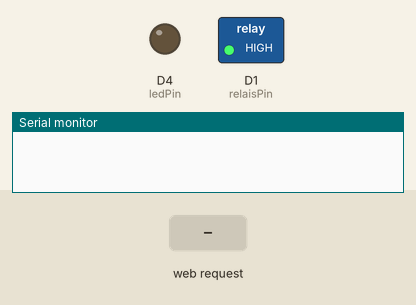
Bench run of a sketch on a simulated ESP8266 (NodeMCU). On the bench: switched loads named in the sketch (green lamp = pin HIGH), output pins drawn as LEDs (lit = HIGH), the last lines printed to the serial monitor. The inputs (shaded band) are chosen by the test bench.

Above: at 1.2 s.
1.3 s: HTTP request GET /FUNCTION1ON received
At 2.7 s:
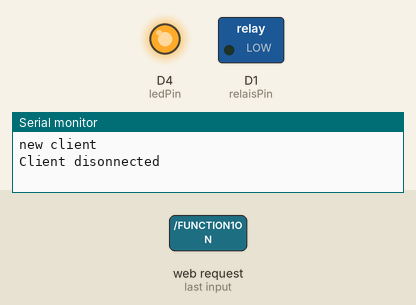
Timing chart, 0 to 10.3 s (numbered marks = the images above; inputs shaded):
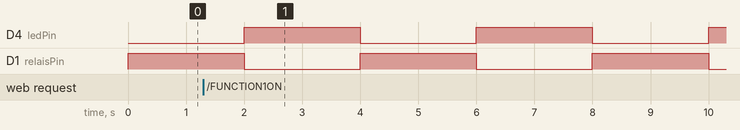

Measured:
- by itself, D4 (ledPin), D1 (relaisPin): alternates HIGH for 2.0 s and LOW for 2.0 s

The sketch:

ESP_WebServerAP.ino
```cpp
/*--------------------------------------------------
  HTTP 1.1 Webserver as AccessPoint for ESP8266
  for ESP8266 adapted Arduino IDE

  by Stefan Thesen 08/2015 - free for anyone

  Does HTTP 1.1 with defined connection closing.
  Handles empty requests in a defined manner.
  Handle requests for non-exisiting pages correctly.

  This demo allows to switch two functions:
  Function 1 creates serial output and toggels GPIO2
  Function 2 just creates serial output.

  Serial output can e.g. be used to steer an attached
  Arduino, Raspberry etc.
  --------------------------------------------------*/

//#include <Arduino.h>
#include <ESP8266WiFi.h>
#include <ESP8266WebServer.h>

const char* ssid = "ESP-FogMachine";
const char* password = "Fog54321";  // set to "" for open access point w/o passwortd

unsigned long ulReqcount;

// Generally, you should use "unsigned long" for variables that hold time
// The value will quickly become too large for an int to store
unsigned long previousMillis = 0;        // will store last time LED was updated

// constants won't change:
const int ledPin = D4;
const int relaisPin = D1;

// Variables will change:
int ledState = LOW;             // ledState used to set the LED
int mode = 1;
long onInterval = 2000;           // interval at which to blink (milliseconds)
long offInterval = 2000;           // interval at which to blink (milliseconds)

// Create an instance of the server on Port 80
WiFiServer server(80);

void setup()
{
  // setup globals
  ulReqcount = 0;

  // prepare GPIOs
  pinMode(ledPin, OUTPUT);
  pinMode(relaisPin, OUTPUT);
  digitalWrite(ledPin, 0);
  digitalWrite(relaisPin, 1);

  // start serial
  Serial.begin(9600);
  delay(1);

  // AP mode
  WiFi.mode(WIFI_AP);
  WiFi.softAP(ssid, password);
  server.begin();
}

void loop()
{
  // check to see if it's time to blink the LED; that is, if the difference
  // between the current time and last time you blinked the LED is bigger than
  // the interval at which you want to blink the LED.
  unsigned long currentMillis = millis();

  if (mode) {
    if (ledState == LOW) {
      if (currentMillis - previousMillis >= onInterval) {
        // save the last time you blinked the LED
        previousMillis = currentMillis;
        ledState = HIGH;
      }
      // set the LED with the ledState of the variable:
      digitalWrite(ledPin, ledState);
      digitalWrite(relaisPin, !ledState);
    }
    else if (ledState == HIGH) {
      if (currentMillis - previousMillis >= offInterval) {
        // save the last time you blinked the LED
        previousMillis = currentMillis;
        ledState = LOW;
      }
      // set the LED with the ledState of the variable:
      digitalWrite(ledPin, ledState);
      digitalWrite(relaisPin, !ledState);
    }
  }

  // Check if a client has connected
  WiFiClient client = server.available();
  if (!client)
  {
    return;
  }

  // Wait until the client sends some data
  Serial.println("new client");
  unsigned long ultimeout = millis() + 250;
  while (!client.available() && (millis() < ultimeout) )
  {
    delay(1);
  }
  if (millis() > ultimeout)
  {
    Serial.println("client connection time-out!");
    return;
  }

  // Read the first line of the request
  String sRequest = client.readStringUntil('\r');
  //Serial.println(sRequest);
  client.flush();

  // stop client, if request is empty
  if (sRequest == "")
  {
    Serial.println("empty request! - stopping client");
    client.stop();
    return;
  }

  // get path; end of path is either space or ?
  // Syntax is e.g. GET /?pin=MOTOR1STOP HTTP/1.1
  String sPath = "", sParam = "", sCmd = "";
  String sGetstart = "GET ";
  int iStart, iEndSpace, iEndQuest;
  iStart = sRequest.indexOf(sGetstart);
  if (iStart >= 0)
  {
    iStart += +sGetstart.length();
    iEndSpace = sRequest.indexOf(" ", iStart);
    iEndQuest = sRequest.indexOf("?", iStart);

    // are there parameters?
    if (iEndSpace > 0)
    {
      if (iEndQuest > 0)
      {
        // there are parameters
        sPath  = sRequest.substring(iStart, iEndQuest);
        sParam = sRequest.substring(iEndQuest, iEndSpace);
      }
      else
      {
        // NO parameters
        sPath  = sRequest.substring(iStart, iEndSpace);
      }
    }
  }

  ///////////////////////////////////////////////////////////////////////////////
  // output parameters to serial, you may connect e.g. an Arduino and react on it
  ///////////////////////////////////////////////////////////////////////////////
  if (sParam.length() > 0)
  {
    int iEqu = sParam.indexOf("=");
    if (iEqu >= 0)
    {
      sCmd = sParam.substring(iEqu + 1, sParam.length());
      Serial.println(sCmd);
    }
  }


  ///////////////////////////
  // format the html response
  ///////////////////////////
  String sResponse, sHeader;

  ////////////////////////////
  // 404 for non-matching path
  ////////////////////////////
  if (sPath != "/")
  {
    sResponse = "<html><head><title>404 Not Found</title></head><body><h1>Not Found</h1><p>The requested URL was not found on this server.</p></body></html>";

    sHeader  = "HTTP/1.1 404 Not found\r\n";
    sHeader += "Content-Length: ";
    sHeader += sResponse.length();
    sHeader += "\r\n";
    sHeader += "Content-Type: text/html\r\n";
    sHeader += "Connection: close\r\n";
    sHeader += "\r\n";
  }
  ///////////////////////
  // format the html page
  ///////////////////////
  else
  {
    ulReqcount++;
    sResponse  = "<html><head><title>Relais Control</title></head><body>";
    sResponse += "<font color=\"#000000\"><body bgcolor=\"#d0d0f0\">";
    sResponse += "<meta name=\"viewport\" content=\"width=device-width, initial-scale=1.0, user-scalable=yes\">";
    sResponse += "<h1>ESP8266 Access Point</h1>";
    sResponse += "Switch relais.<BR>";
    sResponse += "<FONT SIZE=+1>";
    sResponse += "<p>Relais <a href=\"?pin=FUNCTION1ON\"><button>on</button></a>&nbsp;<a href=\"?pin=FUNCTION1OFF\"><button>off</button></a></p>";

    //////////////////////
    // react on parameters
    //////////////////////
    if (sCmd.length() > 0)
    {
      // write received command to html page
      sResponse += "Command:" + sCmd + "<BR>";

      // switch GPIO
      if (sCmd.indexOf("FUNCTION1ON") >= 0)
      {
        mode = 1;
        previousMillis = 0;
        digitalWrite(ledPin, 0);
        digitalWrite(relaisPin, 1);
        ledState = LOW;
      }
      else if (sCmd.indexOf("FUNCTION1OFF") >= 0)
      {
        mode = 0;
        previousMillis = 0;
        digitalWrite(ledPin, 1);
        digitalWrite(relaisPin, 0);
        ledState = LOW;
      }
    }

    sResponse += "<FONT SIZE=-2>";
    sResponse += "<BR>counter=";
    sResponse += ulReqcount;
    sResponse += "</body></html>";

    sHeader  = "HTTP/1.1 200 OK\r\n";
    sHeader += "Content-Length: ";
    sHeader += sResponse.length();
    sHeader += "\r\n";
    sHeader += "Content-Type: text/html\r\n";
    sHeader += "Connection: close\r\n";
    sHeader += "\r\n";
  }

  // Send the response to the client
  client.print(sHeader);
  client.print(sResponse);

  // and stop the client
  client.stop();
  Serial.println("Client disonnected");
}
```
